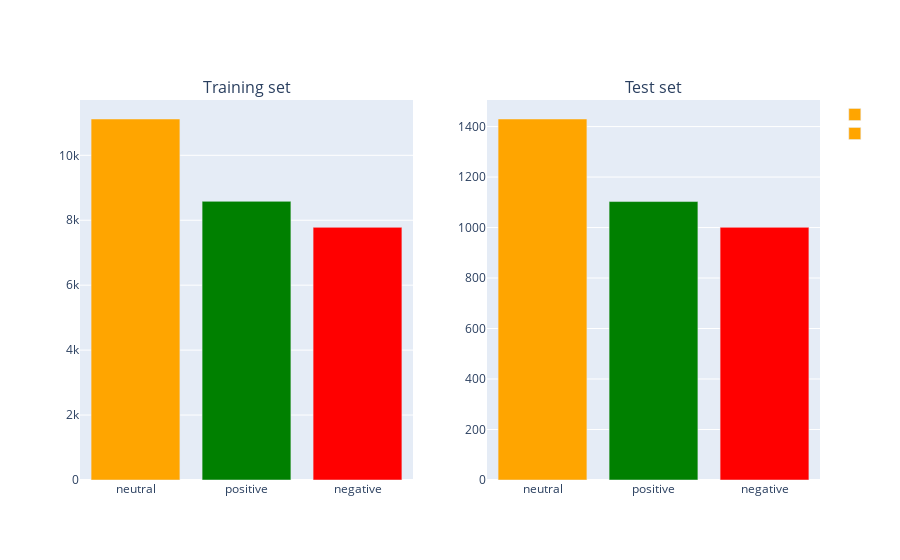

Notebook code for this chart:
### Code cell
def plot_distrib_train_test(train, test):
    fig = make_subplots(1, 2, subplot_titles=('Training set', 'Test set'))
    x = train.sentiment.value_counts()
    fig.add_trace(go.Bar(x=x.index, y=x.values, marker_color=['orange', 'green', 'red'], name=''), row=1, col=1)
    x = test.sentiment.value_counts()
    fig.add_trace(go.Bar(x=x.index, y=x.values, marker_color=['orange', 'green', 'red'], name=''), row=1, col=2)
    fig.show()
    
def show_word_distrib(df, target='positive', field='text', top_N=10, selected=True):
    fig = plt.figure()
    txt = df[df['sentiment']==target][field].str.lower().str.replace(r'\|', ' ').str.cat(sep=' ')
    words = nltk.tokenize.word_tokenize(txt)
    word_except_stop_dist = nltk.FreqDist(words)
    rslt = pd.DataFrame(words_except_stop.most_common(top_N),
                       columns = ['Word', 'Frequency Text']).set_index('Word')
    print(rslt)
    matplotlib.style.use('ggplot')
    ax1 = fig.add_subplot()
    rslt.plot.bar(rot=0, ax=ax1)
    
    if selected:
        txt = df[df['sentiment']==target]['selected_text'].str.lower().str.replace(r'\|', ' ').str.cat(sep=' ')
        words = nltk.tokenize.word_tokenize(txt)
        words_except_stop_dist = nltk.FreqDist(words)
        rslt = pd.DataFrame(words_except_stop_dist.most_common(top_N),
                           columns = ['Word', 'Frequency Selected Text']).set_index('Word')
        print(rslt)
        matplotlib.style.use('ggplot')
        ax2 = fig.add_subplot()
        rslt.plot.bar(rot=0, ax=ax2)
        plt.show()
        
def general_stats(train, test):
    n_train = len(train)
    n_test = len(test)
    
    print('Number of train samples: {}'.format(n_train))
    print('Number of test samples: {}'.format(n_test))
    plot_distrib_train_test(train, test)
    
    print('Word distribution of text and selected_text in Training set for positive samples')
    show_word_distrib(train, target='positive')
    
    print('Word distribution of text and selected_text in Training set for neutral samples')
    show_word_distrib(train, target='neutral')
    
    print('Word distribution of text and selected_text in Training set for negative samples')
    show_word_distrib(train, target='negative')
        
    print('Word distribution of text in Test set for positive samples')
    show_word_distrib(test, target='positive', selected=False)
    
    print('Word distribution of text in Test set for neutral samples')
    show_word_distrib(test, target='neutral', selected=False)
    
    print('Word distribution of text in Test set for negative samples')
    show_word_distrib(test, target='negative', selected=False)
    
def plot_hist_classes(df, to_plot, header, col='text'):
    fig, (ax1, ax2, ax3)=plt.subplots(1, 3, figsize=(10, 5))
    
    df_len = to_plot(df, 'negative', col=col)
    ax1.hist(df_len, color='red')
    ax1.set_title('Negative Tweets')
    
    df_len = to_plot(df, 'positive', col=col)
    ax2.hist(df_len, color='green')
    ax2.set_title('Positive Tweets')
    
    df_len = to_plot(df, 'neutral', col=col)
    ax3.hist(df_len, color='orange')
    ax3.set_title('Neutral Tweets')
    
    fig.suptitle(_header)
    plt.show()
    plt.close()
    
def average_word_length(df, col='text'):
    fig,(ax1, ax2, ax3)=plt.subplots(1, 3, figsize=(10, 5))
    
    word=df[df['sentiment']=='negative'][col].str.split().apply(lambda x : [len(i) for i in x])
    sns.distplot(word.map(lambda x : np.mean(x)), ax=ax1, color='red')
    ax1.set_title('Negative')
    
    word=df[df['sentiment']=='positive'][col].str.split().apply(lambda x : [len(i) for i in x])
    sns.distplot(word.map(lambda x : np.mean(x)), ax=ax2, color='green')
    ax2.set_title('Positive')
    
    word=df[df['sentiment']=='neutral'][col].str.split().apply(lambda x : [len(i) for i in x])
    sns.distplot(word.map(lambda x : np.mean(x)), ax=ax3, color='orange')
    ax3.set_title('Neutral')
    
    fig.suptitle('Average word length in each tweet')
    plt.show()
    
def unique_words(df, col='text', title='Distribution of number of unique words'):
    fig, ax=plt.subplots(1, 3, figsize=(12, 7))
    colors = {
        'positive' : 'green',
        'negative' : 'red',
        'neutral' : 'orange'
    }
    for _, i in enumerate(['positive', 'negative', 'neutral']):
        new=df[df['sentiment']==i][col].map(lambda x : len(set(x.split())))
        sns.distplot(new.values, ax=ax[_], color=colors[i])
        ax[_].set_title(i)
    fig.suptitle(title)
    fig.show()
        
def get_top_ngram(corpus, n=None):
    vec = CountVectorizer(ngram_range=(n, n), stop_words=stop).fit(corpus)
    bag_of_words = vec.transform(corpus)
    sum_words = bag_of_words.sum(axis=0)
    words_freq = [(word, sum_words[0, idx]) for word, idx in vec.vocabulary_.items()]
    words_freq = sorted(words_freq, key = lambda x : x[1], reverse=True)
    return words_freq[:20]

def plot_n_grams(df, size=2,
                title = 'Common bigrams in selected text',
                column = 'text'):
    colors = {
        'positive' : 'green',
        'negative' : 'red',
        'neutral' : 'orange'
    }
    
    fig, ax=plt.subplots(1, 3, figsize=(15, 10))
    for _, i in enumerate(['positive','negative', 'neutral']):
        new = df[df['sentiment']==i][column]
        top_n_bigrams = get_top_ngram(new, size)[:20]
        x, y = map(list,zip(*top_n_bigrams))
        sns.barplot(x=y, y=x, ax=ax[_], color=colors[i])
        ax[_].set_title(i)
        
    fig.suptitle(title)
    fig.show()

general_stats(train_df, test_df)

def to_plot_chars(df, _target, col='text'):
    return df[df['sentiment']==_target][col].str.len()
plot_hist_classes(train_df, to_plot_chars, _header='Characters Length Distribution in Training Tweets text')
plot_hist_classes(test_df, to_plot_chars, _header='Characters Lengths Distribution in Test Tweets text')
plot_hist_classes(train_df, to_plot_chars, _header='Characters Length Distribution in Training Tweets selected_text', col='selected_text')

def to_plot_word(df, _target, col='text'):
    return df[df['sentiment']==_target][col].str.split().map(lambda x : len(x))
plot_hist_classes(train_df, to_plot_word, _header='Sentence Length Distribution in Training Tweets text column')
plot_hist_classes(train_df, to_plot_word, _header='Sentence Length Distribution in Training Tweets selected_text column', col='selected_text')
plot_hist_classes(test_df, to_plot_word, _header='Sentence Length Distribution in Test Tweets text column')

print('Average word length in Training Tweets text column')
average_word_length(train_df)
print('Average word length in Training Tweets selected_text column')
average_word_length(train_df, col='selected_text')
print('Average word length in Test Tweets text column')
average_word_length(test_df)

unique_words(train_df, title='Distribution of number of unique words in Training samples for text column')
unique_words(train_df, col='selected_text', title='Distribution of number of unique words in Training samples for selected_text column')
unique_words(test_df, title='Distribution of number of unique words in Test samples for text column')

plot_n_grams(train_df, size=2, title='Common bigrams in text for the training set',
            column='text')
plot_n_grams(train_df, size=2, title='Common bigrams in selected_text for the training set',
            column='selected_text')
plot_n_grams(test_df, size=2, title='Common bigrams in text for the test set',
            column='text')

plot_n_grams(train_df, size=3, title='Common tri-grams in text for the training set',
            column='text')
plot_n_grams(train_df, size=3, title='Common tri-grams in selected_text for the training set',
            column='selected_text')
plot_n_grams(test_df, size=3, title='Common tri-grams in text for the test set',
            column='text')

### Figure 1 — Plotly figure (JSON) as saved in the notebook; plotly's stock layout.template omitted (floating-point values rounded to 4 significant figures)
{"data": [{"marker": {"color": ["orange", "green", "red"]}, "name": "", "type": "bar", "x": ["neutral", "positive", "negative"], "xaxis": "x", "y": [11118, 8582, 7781], "yaxis": "y"}, {"marker": {"color": ["orange", "green", "red"]}, "name": "", "type": "bar", "x": ["neutral", "positive", "negative"], "xaxis": "x2", "y": [1430, 1103, 1001], "yaxis": "y2"}], "layout": {"annotations": [{"font": {"size": 16}, "showarrow": false, "text": "Training set", "x": 0.225, "xanchor": "center", "xref": "paper", "y": 1, "yanchor": "bottom", "yref": "paper"}, {"font": {"size": 16}, "showarrow": false, "text": "Test set", "x": 0.775, "xanchor": "center", "xref": "paper", "y": 1, "yanchor": "bottom", "yref": "paper"}], "xaxis": {"anchor": "y", "domain": [0, 0.45]}, "xaxis2": {"anchor": "y2", "domain": [0.55, 1]}, "yaxis": {"anchor": "x", "domain": [0, 1]}, "yaxis2": {"anchor": "x2", "domain": [0, 1]}}}
